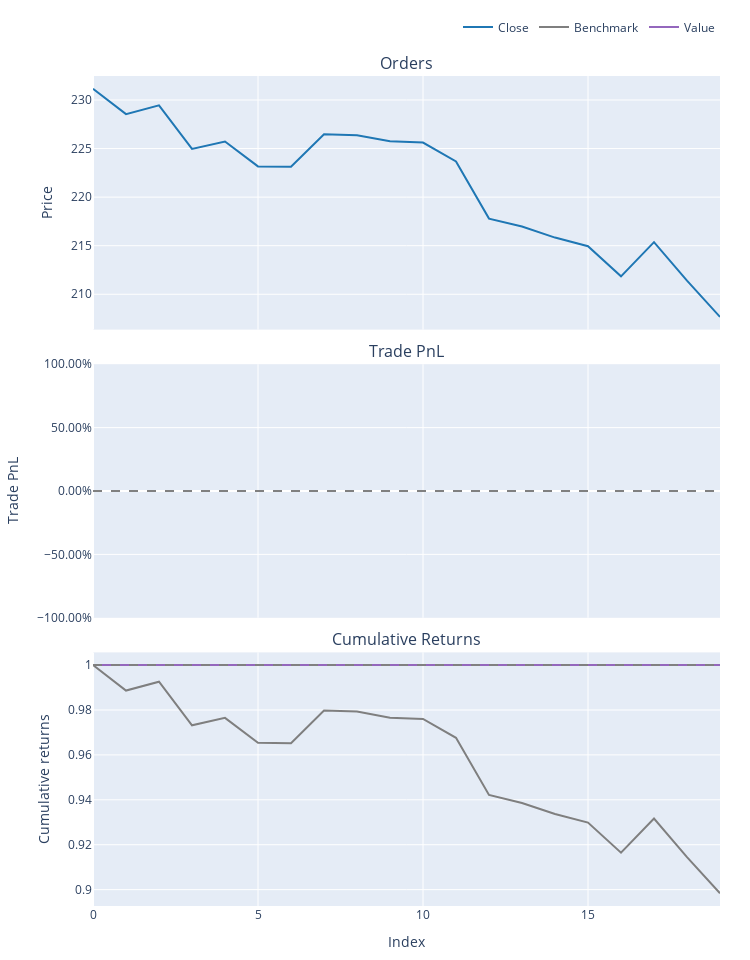

Write notebook code for a chart like this one.
### Code cell
import vectorbt as vbt

# Make sure index is datetime and 'Close_TSLA' exists
price = merged_data['Close_XLY']

# Generate entries and exits from your signals
entries = merged_data['Buy_Signal']
exits = merged_data['Sell_Signal']

# Create portfolio
portfolio = vbt.Portfolio.from_signals(
    close=price,
    entries=entries,
    exits=exits,
    size=np.nan,  # Let it auto-calculate position size if fixed capital
    init_cash=100_000,
    fees=0.001,  # 0.1% per trade
    slippage=0.0005  # Optional
)

# Plot portfolio value
portfolio.plot().show()

### Figure 1 — Plotly figure (JSON) as saved in the notebook; plotly's stock layout.template omitted (floating-point values rounded to 4 significant figures)
{"data": [{"legendgroup": "0", "line": {"color": "#1f77b4"}, "name": "Close", "showlegend": true, "type": "scatter", "uid": "9a296a4d-4b22-49a7-95f0-02d18ead2f3c", "x": [0, 1, 2, 3, 4, 5, 6, 7, 8, 9, 10, 11, 12, 13, 14, 15, 16, 17, 18, 19], "xaxis": "x", "y": [231.2, 228.5, 229.4, 225.0, 225.7, 223.2, 223.1, 226.5, 226.4, 225.7, 225.6, 223.7, 217.8, 217.0, 215.8, 214.9, 211.8, 215.4, 211.4, 207.7], "yaxis": "y"}, {"legendgroup": "1", "line": {"color": "#7f7f7f"}, "name": "Benchmark", "showlegend": true, "type": "scatter", "uid": "3b86ebde-fc09-40da-abe9-5f9b2a7877e5", "x": [0, 1, 2, 3, 4, 5, 6, 7, 8, 9, 10, 11, 12, 13, 14, 15, 16, 17, 18, 19], "xaxis": "x3", "y": [1, 0.9887, 0.9926, 0.9732, 0.9765, 0.9654, 0.9652, 0.9797, 0.9793, 0.9766, 0.976, 0.9676, 0.9421, 0.9386, 0.9337, 0.9299, 0.9164, 0.9317, 0.9145, 0.8984], "yaxis": "y3"}, {"legendgroup": "2", "line": {"color": "#9467bd"}, "name": "Value", "showlegend": true, "type": "scatter", "uid": "94c7d91f-8ecb-450c-aa67-e7d0ad46ef12", "x": [0, 1, 2, 3, 4, 5, 6, 7, 8, 9, 10, 11, 12, 13, 14, 15, 16, 17, 18, 19], "xaxis": "x3", "y": [1, 1, 1, 1, 1, 1, 1, 1, 1, 1, 1, 1, 1, 1, 1, 1, 1, 1, 1, 1], "yaxis": "y3"}, {"hoverinfo": "skip", "legendgroup": "3", "line": {"color": "rgba(0, 0, 0, 0)", "width": 0}, "opacity": 0, "showlegend": false, "type": "scatter", "uid": "e11ecc81-9da1-436b-b6dd-18bf1f592b6a", "x": [0, 1, 2, 3, 4, 5, 6, 7, 8, 9, 10, 11, 12, 13, 14, 15, 16, 17, 18, 19], "xaxis": "x3", "y": [1, 1, 1, 1, 1, 1, 1, 1, 1, 1, 1, 1, 1, 1, 1, 1, 1, 1, 1, 1], "yaxis": "y3"}], "layout": {"annotations": [{"font": {"size": 16}, "showarrow": false, "text": "Orders", "x": 0.5, "xanchor": "center", "xref": "paper", "y": 1, "yanchor": "bottom", "yref": "paper"}, {"font": {"size": 16}, "showarrow": false, "text": "Trade PnL", "x": 0.5, "xanchor": "center", "xref": "paper", "y": 0.6528, "yanchor": "bottom", "yref": "paper"}, {"font": {"size": 16}, "showarrow": false, "text": "Cumulative Returns", "x": 0.5, "xanchor": "center", "xref": "paper", "y": 0.3056, "yanchor": "bottom", "yref": "paper"}], "height": 960, "legend": {"orientation": "h", "traceorder": "normal", "x": 1, "xanchor": "right", "y": 1.042, "yanchor": "bottom"}, "margin": {"b": 30, "l": 30, "r": 30, "t": 30}, "shapes": [{"line": {"color": "gray", "dash": "dash"}, "type": "line", "x0": 0, "x1": 1, "xref": "paper", "y0": 0, "y1": 0, "yref": "y2"}, {"line": {"color": "gray", "dash": "dash"}, "type": "line", "x0": 0, "x1": 1, "xref": "paper", "y0": 1, "y1": 1, "yref": "y3"}], "showlegend": true, "width": 750, "xaxis": {"anchor": "y", "domain": [0, 1], "matches": "x3", "showticklabels": false}, "xaxis2": {"anchor": "y2", "domain": [0, 1], "matches": "x3", "showticklabels": false}, "xaxis3": {"anchor": "y3", "domain": [0, 1], "title": {"text": "Index"}}, "yaxis": {"anchor": "x", "domain": [0.6944, 1], "title": {"text": "Price"}}, "yaxis2": {"anchor": "x2", "domain": [0.3472, 0.6528], "tickformat": ".2%", "title": {"text": "Trade PnL"}}, "yaxis3": {"anchor": "x3", "domain": [0, 0.3056], "title": {"text": "Cumulative returns"}}}}
